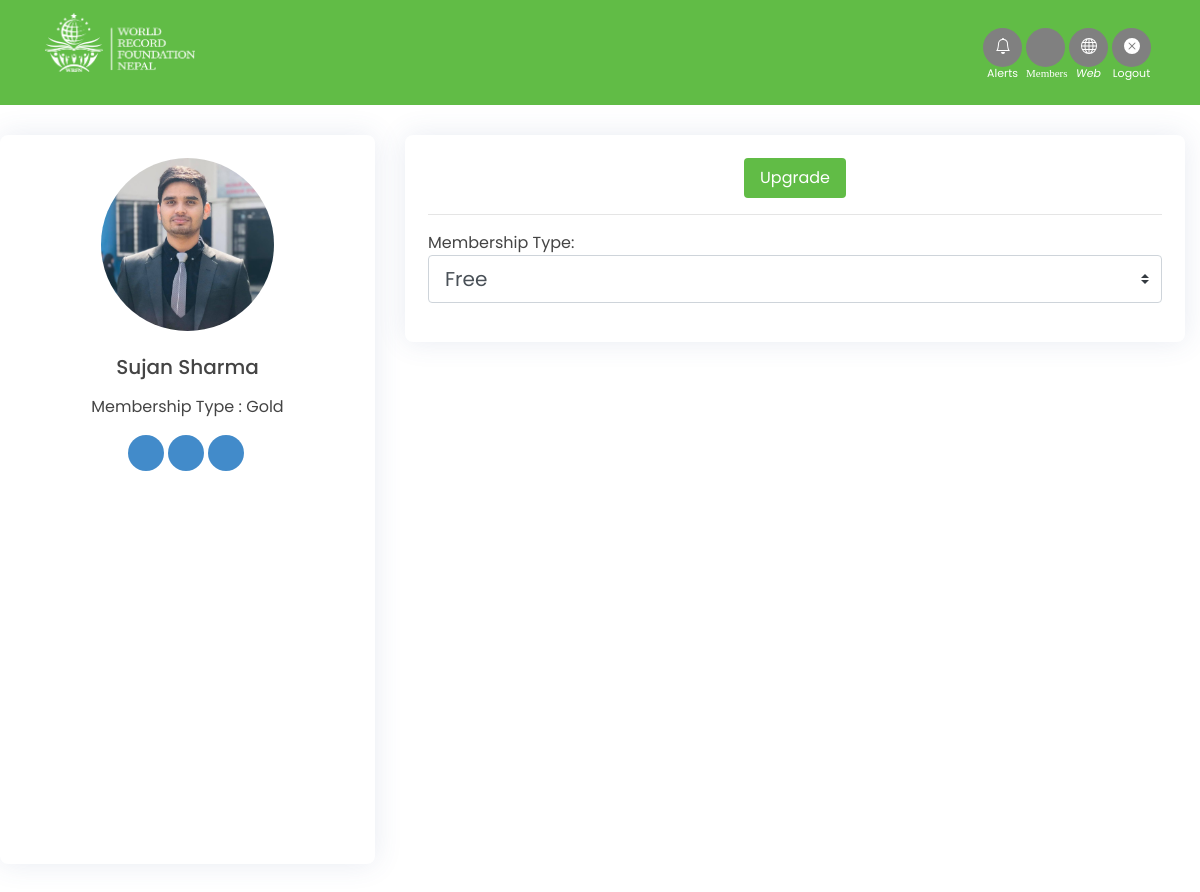
/main/upgrade_membership/ (signed in), run on the app's committed database.
### main/models.py (models this page shows, shortened)
class Documents(models.Model):
    user = models.OneToOneField(User, on_delete=models.CASCADE, null=True)
    id_front = models.FileField(
        upload_to="id_images/", null=True, blank=True)
    id_back = models.FileField(
        upload_to="id_images/", null=True, blank=True)
    profile = models.FileField(
        upload_to="profile_images/",  default='default.jpg', null=True, blank=True)

### account/models.py (models this page shows, shortened)
class User(AbstractUser):
    country = CountryField(null=True,default='Nepal')
    is_verified = models.BooleanField(default=False)
    is_otp_verified = models.BooleanField(default=False)
    is_admin = models.BooleanField(default=False)
    phone = PhoneNumberField(
        blank=True, help_text='Contact phone number', unique=True)
    membership = models.ForeignKey(MembershipType,on_delete=models.CASCADE,null=True,blank=True)
    auth_token = models.IntegerField(blank=True, null=True)
    @property
    def f_name(self):
        s = str(self.first_name) + ' ' + str(self.last_name)
        return s
    @property
    def astatus(self):
        if self.is_active:
            return "Active"
        else:
            return "Suspended"
    @property
    def mstatus(self):
        if self.is_verified:
            return "Verified"
        else:
            return "Not Verified"

class MembershipType(models.Model):
    title = models.CharField(max_length=150)
    price = models.IntegerField()

### main/views.py (the view)
# urls.py: path('upgrade_membership/',upgrade_membership,name='upgrade_membership'),
@login_required
def upgrade_membership(request):
    memberships = MembershipType.objects.all()
    user = request.user
    document = Documents.objects.get(user=user)
    factory = qrcode.image.svg.SvgImage
    qr_text = f"World Record Foundation Nepal, Name: {request.user.f_name}, Membership ID:{request.user.id}, Status:{request.user.astatus}, Verified: {request.user.mstatus}"
    img = qrcode.make(qr_text, image_factory=factory, box_size=20)
    stream = BytesIO()
    img.save(stream)
    svg = stream.getvalue().decode()
    return render(request,'main/user_info/upgrade_membership.html', locals())

### templates/main/user_info/upgrade_membership.html (shortened to what this page needs)
{% extends 'main/base.html' %}
{% load static %}
{% load crispy_forms_tags %}
{% block body %}
<header id="header" style="height:105px;">
    <div class="container">
        <div class="logo float-left">
            <a href="{% url 'main:home' %}" id='skip_id'><img src="{% static 'assets/img/white-logo (1).png' %}" alt=""
                    class="img-fluid"></a>
        </div>
        <nav class="nav-menu float-right d-none d-lg-block ">
            <ul class="">
                <li class="" title='Notifications'>
                    <a href="{% url 'main:home' %}" class="">
                        <small class='icon_small'>Alerts</small>
                    </a>
                </li>
                <li class="" title='All Members'>
                    <a href="{% url 'main:all_members' %}" class=""> <i class="icofont-users-alt-4">
                            <small class='icon_small'>Members</small>
                        </i>
                    </a>
                </li>
                <li class="" title='Web'>
                    <a href="{% url 'main:web' %}" class=""> <i class="ri-dashboard-fill">
                            <small class='icon_small'>Web</small>
                        </i></a>
                </li>
                <li class="" title='Logout'>
                    <a href="{% url 'account:user_logout' %}" style="white-space: normal;
                                                            word-wrap: break-word;">
                        <small class='icon_small'>Logout</small></a>
                </li>
            </ul>
        </nav>
    </div>
</header>
<div id="main">
    <section class="user-dashboard">
        <div class="container-fluid">
            <div class="row">
                <div class="col-lg-4">
                    <div class="user-box">
                        <div class="userprofile-image">
                            <img src="{{document.profile.url}}" alt="user-profile" class="img-fluid">
                        </div>
                        <div class="user-content mt-4 ">
                            <h5 class="text-center">{{request.user.first_name|capfirst}}
                                {{request.user.last_name|capfirst}}</h5>
                            <p class="text-center">Membership Type : {{request.user.membership.title}}</p>
                        </div>
                        <div class="social-links mt-3 d-flex justify-content-center align-items-center">
                            <a {% if personal.facebook %} href="{{personal.facebook}}" {% else %} href='#' {% endif %}
                                class="facebook" target="_blank"><i class="bx bxl-facebook"></i></a>
                            <a {% if personal.insta %} href="{{personal.insta}}" {% else %} href='#' {% endif %}
                                class="instagram" target="_blank"><i class="bx bxl-instagram"></i></a>
                            <a {% if personal.twitter %} href="{{personal.twitter}}" {% else %} href='#' {% endif %}
                                class="twitter" target="_blank"><i class="bx bxl-twitter"></i></a>
                        </div>
                        <div style="margin: auto;position: relative;text-align: center;">
                            {{ svg|safe }}
                        </div>
                    </div>
                </div>
                <div class="col-lg-8">
                    <div class="user-box">
                        <div class="navigation-tab">
                            <ul class="nav nav-pills d-flex justify-content-center align-items-center mb-3"
                                id="pills-tab" role="tablist ">
                                <li class="nav-item">
                                    <a class="nav-link active" style="text-align:center;" id="pills-home-tab" data-toggle="pill" href="#pills-home"
                                        role="tab" aria-controls="pills-home" aria-selected="true">Upgrade</a>
                                </li>
                            </ul>
                            <hr>
                            <div class="tab-content" id="pills-tabContent">
                                <div class="tab-pane fade show active" id="pills-home" role="tabpanel"
                                    aria-labelledby="pills-home-tab">
                                    Membership Type:
                                    <select class="custom-select custom-select-lg mb-3" id='membership_select'>
                                        {% for member in memberships %}
                                        {% if forloop.first %}
                                        <option value="{{member.price}}" selected>{{member.title}}</option>
                                        {% else %}
                                        <option value="{{member.price}}">{{member.title}}</option>
                                        {% endif %}
                                        {% endfor %}
                                    </select>
                                    </div>
                                    </div>
                                </div>
                            </div>
                        </div>
                    </div>
                </div>
            </div>
{% endblock %}

### static/assets/css/user-dashboard.css (style rules this page uses)
body { font-family: "poppins", sans-serif; color: #444; }
a { color: #428bca; }
h1, h2, h3, h4, h5, h6, .font-primary { font-family: "poppins", sans-serif; }
#header { background: #61bc46; height: 85px; transition: all 0.5s; transition: all 0.5s; padding: 3px 0; z-index: 997; }
#header .logo img { padding: 0; margin: 0; max-height: 59px; margin: 10px 0px; }
.nav-menu, .nav-menu * { margin: 0; padding: 0; list-style: none; }
.nav-menu { margin-top: 25px; }
.nav-menu ul { display: flex; align-items: center; }
.nav-menu > ul > li { position: relative; white-space: nowrap; float: left; }
.nav-menu>ul>li> a i { color: white; font-size: 17px; }
.nav-menu a { font-size: 18px; display: inline-block; color: #fff; line-height: 1; padding: 8px 0; margin-right: 4px; border-radius: 50%; text-align: center; width: 39px; height: 39px; transition: 0.3s; background: grey; }
.mobile-nav { position: fixed; top: 0; bottom: 0; z-index: 9999; overflow-y: auto; left: -260px; width: 260px; padding-top: 18px; background: #1f3548; transition: 0.4s; }
.mobile-nav * { margin: 0; padding: 0; list-style: none; }
.mobile-nav a { display: block; position: relative; color: #e3f0fc; padding: 10px 20px; font-weight: 500; }
section { padding: 30px 0; }
.user-box { padding: 23px; position: relative; overflow: hidden; background: #fff; box-shadow: 0 0 29px 0 rgb(68 88 144 / 12%); transition: all 0.3s ease-in-out; border-radius: 8px; z-index: 1; }
.userprofile-image { display: flex; justify-content: center; align-items: center; }
.userprofile-image img { border-radius: 50%; width: 173px; }
.social-links a { font-size: 18px; display: inline-block; color: #fff; line-height: 1; padding: 8px 0; margin-right: 4px; border-radius: 50%; text-align: center; width: 36px; height: 36px; transition: 0.3s; background: #428bca; }
.container-fluid { width: 100%; padding-right: 15px; padding-left: 0px; margin-right: auto; margin-left: auto; }
.nav-pills .nav-link.active, .nav-pills .show>.nav-link { color: #fff; background-color: #61bc46; }

### templates/main/user_info/upgrade_membership.html (style rules this page uses)
.icon_small { color: white; display: block; margin-top: 14px; font-size: 11px; }

### data on the page
Documents: profile (picture)
User: user.first_name "Sujan", user.last_name "Sharma", user.membership "Gold"

### other printed values
form field value "Free"
